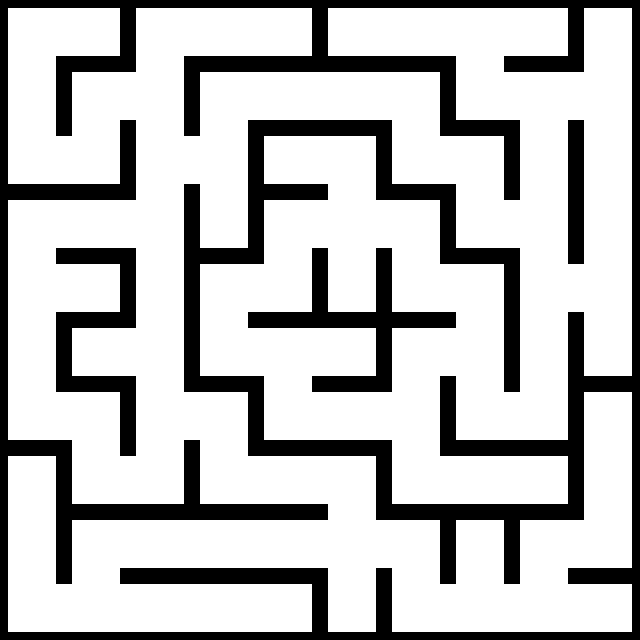

Rendered tile map (Tiled .tmx) drawn with the repository's tilesets; below, a short description and the full map source, tile grids included:
An orthogonal 10x10 tile map with 64x64 px tiles, 1 tile layer (Map) and 2 objects (Finish, Start).

<map version="1.2" tiledversion="1.2.3" orientation="orthogonal" renderorder="right-down" width="10" height="10" tilewidth="64" tileheight="64" infinite="0" nextlayerid="4" nextobjectid="4">
 <tileset firstgid="1" name="maze" tilewidth="64" tileheight="64" tilecount="16" columns="4">
  <image source="../src/assets/maze.png" trans="eebdfa" width="256" height="256" />
  <tile id="0">
   <properties>
    <property name="preventDown" type="bool" value="false" />
    <property name="preventLeft" type="bool" value="true" />
    <property name="preventRight" type="bool" value="false" />
    <property name="preventUp" type="bool" value="true" />
   </properties>
  </tile>
  <tile id="1">
   <properties>
    <property name="preventDown" type="bool" value="false" />
    <property name="preventLeft" type="bool" value="false" />
    <property name="preventRight" type="bool" value="false" />
    <property name="preventUp" type="bool" value="true" />
   </properties>
  </tile>
  <tile id="2">
   <properties>
    <property name="preventDown" type="bool" value="false" />
    <property name="preventLeft" type="bool" value="true" />
    <property name="preventRight" type="bool" value="true" />
    <property name="preventUp" type="bool" value="true" />
   </properties>
  </tile>
  <tile id="3">
   <properties>
    <property name="preventDown" type="bool" value="false" />
    <property name="preventLeft" type="bool" value="true" />
    <property name="preventRight" type="bool" value="true" />
    <property name="preventUp" type="bool" value="false" />
   </properties>
  </tile>
  <tile id="4">
   <properties>
    <property name="preventDown" type="bool" value="false" />
    <property name="preventLeft" type="bool" value="false" />
    <property name="preventRight" type="bool" value="true" />
    <property name="preventUp" type="bool" value="true" />
   </properties>
  </tile>
  <tile id="5">
   <properties>
    <property name="preventDown" type="bool" value="false" />
    <property name="preventLeft" type="bool" value="false" />
    <property name="preventRight" type="bool" value="true" />
    <property name="preventUp" type="bool" value="false" />
   </properties>
  </tile>
  <tile id="6">
   <properties>
    <property name="preventDown" type="bool" value="true" />
    <property name="preventLeft" type="bool" value="false" />
    <property name="preventRight" type="bool" value="true" />
    <property name="preventUp" type="bool" value="true" />
   </properties>
  </tile>
  <tile id="7">
   <properties>
    <property name="preventDown" type="bool" value="true" />
    <property name="preventLeft" type="bool" value="false" />
    <property name="preventRight" type="bool" value="false" />
    <property name="preventUp" type="bool" value="true" />
   </properties>
  </tile>
  <tile id="8">
   <properties>
    <property name="preventDown" type="bool" value="true" />
    <property name="preventLeft" type="bool" value="false" />
    <property name="preventRight" type="bool" value="true" />
    <property name="preventUp" type="bool" value="false" />
   </properties>
  </tile>
  <tile id="9">
   <properties>
    <property name="preventDown" type="bool" value="true" />
    <property name="preventLeft" type="bool" value="false" />
    <property name="preventRight" type="bool" value="false" />
    <property name="preventUp" type="bool" value="false" />
   </properties>
  </tile>
  <tile id="10">
   <properties>
    <property name="preventDown" type="bool" value="true" />
    <property name="preventLeft" type="bool" value="true" />
    <property name="preventRight" type="bool" value="true" />
    <property name="preventUp" type="bool" value="false" />
   </properties>
  </tile>
  <tile id="11">
   <properties>
    <property name="preventDown" type="bool" value="false" />
    <property name="preventLeft" type="bool" value="false" />
    <property name="preventRight" type="bool" value="false" />
    <property name="preventUp" type="bool" value="false" />
   </properties>
  </tile>
  <tile id="12">
   <properties>
    <property name="preventDown" type="bool" value="true" />
    <property name="preventLeft" type="bool" value="true" />
    <property name="preventRight" type="bool" value="false" />
    <property name="preventUp" type="bool" value="false" />
   </properties>
  </tile>
  <tile id="13">
   <properties>
    <property name="preventDown" type="bool" value="false" />
    <property name="preventLeft" type="bool" value="true" />
    <property name="preventRight" type="bool" value="false" />
    <property name="preventUp" type="bool" value="false" />
   </properties>
  </tile>
  <tile id="14">
   <properties>
    <property name="preventDown" type="bool" value="true" />
    <property name="preventLeft" type="bool" value="true" />
    <property name="preventRight" type="bool" value="false" />
    <property name="preventUp" type="bool" value="true" />
   </properties>
  </tile>
  <tile id="15">
   <properties>
    <property name="preventDown" type="bool" value="true" />
    <property name="preventLeft" type="bool" value="true" />
    <property name="preventRight" type="bool" value="true" />
    <property name="preventUp" type="bool" value="true" />
   </properties>
  </tile>
 </tileset>
 <layer id="3" name="Map" width="10" height="10">
  <data encoding="csv">
1,7,1,8,7,15,8,2,7,3,
4,1,6,1,8,8,5,13,2,6,
13,9,14,6,15,5,13,5,4,4,
1,8,6,11,1,12,5,13,6,4,
14,7,4,1,9,11,13,5,14,6,
4,15,6,13,2,7,1,6,4,11,
13,5,14,5,13,8,6,13,9,3,
3,13,9,13,8,5,13,8,7,4,
4,1,8,8,8,12,5,3,1,9,
13,10,8,8,7,11,13,10,10,7
</data>
 </layer>
 <objectgroup id="2" name="Objects">
  <object id="2" name="Finish" x="328" y="264" width="48" height="48" />
  <object id="3" name="Start" x="160" y="608">
   <point />
  </object>
 </objectgroup>
</map>